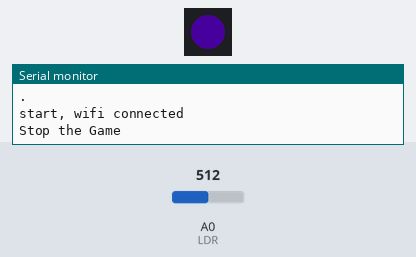
The sketch below on a simulated ESP8266 (NodeMCU). On the bench: 1 RGB LEDs in strip order, left to right, the last lines printed to the serial monitor. Inputs (shaded band) come from the test bench; at power-on: A0 (LDR) = 512. Dim RGB values are drawn brighter than linear; WiFi joins after 1.5 s; servers stay silent unless stated; random numbers use the default seed unless the sketch sets one.

Above: at 9.0 s.
9.1 s: A0 (LDR) set to 21
At 10.56 s:
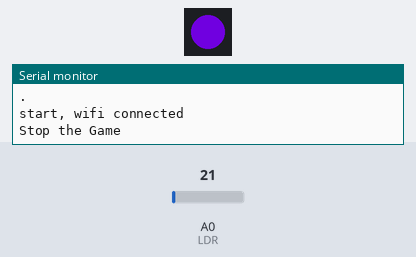
17.0 s: A0 (LDR) set to 18
At 19.9 s:
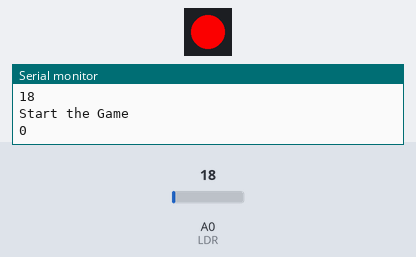
23.9 s: A0 (LDR) set to 34
At 29.6 s:
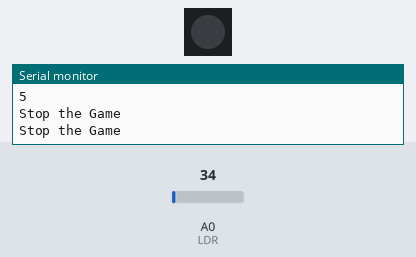
Timing chart, 0 to 35.0 s (numbered marks = the images above; inputs shaded):
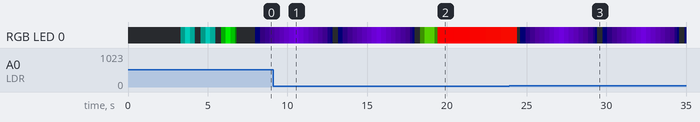

Measured:
- the behaviour switches between 20 and 19 on A0 (LDR) (found by bisection; images 1 and 2)

The sketch:

BaseStation.ino
```cpp
// Server ESP8266 code
// Made by Bart Slot in august 2019.

// This installation/game is for the Nijntje Museum in Utrecht, the Netherlands

// Step 1. Check if light sensor is < 50 light (this is when something is on the light sensor, hopefully the phone)
// Step 2. If yes: Cycle through color ranges of Green and Blue 0-50.
// Step 3. Check the value of the client - is the Button Pressed: Go check the current hue value
// Step 4. If color values match within the correction range (within 30hue value)
// Step 4.1. If the color values do not match: START the error routine. This will check if the button is still pressed, keep on
//          displaying error routine.
// Step 4.2. Match: START the Win routine. This will make both LED's pulsing Green.


// LOAD LIBRARYS
#include <SPI.h>
#include <ESP8266WiFi.h>
#include "FastLED.h"
#ifdef __AVR__
  #include <avr/power.h>
#endif
//-----------------------------------------------------------------------------------------------------------------------------

// AP setup
char ssid[] = "__";                   // SSID of home WiFi
char pass[] = "0636303438";           // password of WiFi
WiFiServer server(80);

IPAddress ip(192,168,1,20);       // the fixed IP address of the server (using DD-WRT - Screenshot as attachment)
IPAddress gateway(192,168,1,1);     // WiFi router's IP
IPAddress subnet(255,255,255,0);

WiFiClient client;

//-----------------------------------------------------------------------------------------------------------------------------

//setup pins
#define LDR A0         // Analog input pin that the ldr is attached to
#define ledPin1 D4     // LED1 pin input
//-----------------------------------------------------------------------------------------------------------------------------

//Variables
bool go = false;
int ldrValue = 0;        // value read from the ldr
int ColorValue = 0;        // value sent to server Just a little test message.
int hue = 0;

//-----------------------------------------------------------------------------------------------------------------------------


//FASTLED Neopixel setup


#if FASTLED_VERSION < 3001000
#error "Requires FastLED 3.1 or later; check github for latest code."
#endif

#define LED_DT      D4
#define BRIGHTNESS  240
#define NUM_LEDS    1
#define COLOR_ORDER GRB
#define LED_TYPE    WS2812


// Global variables can be changed on the fly.
uint8_t hueValue = 128;
uint8_t previousHueValue = 0;
uint8_t max_bright = 128;                                      // Overall brightness definition. It can be changed on the fly.

struct CRGB leds[NUM_LEDS];

CRGBPalette16 currentPalette(CRGB::Black);
CRGBPalette16 targetPalette(OceanColors_p);
TBlendType    currentBlending;                                // NOBLEND or LINEARBLEND

static int16_t dist;                                          // A random number for our noise generator.
uint16_t xscale = 30;                                         // Wouldn't recommend changing this on the fly, or the animation will be really blocky.
uint16_t yscale = 30;                                         // Wouldn't recommend changing this on the fly, or the animation will be really blocky.
uint8_t maxChanges = 24;                                      // Value for blending between palettes.

//-----------------------------------------------------------------------------------------------------------------------------
//SETUP
void setup()
{

  delay(3000);

  Serial.begin(74880);

  pinMode(LDR, INPUT);     // Analog input pin that the ldr is attached to

  LEDS.addLeds<LED_TYPE,LED_DT,COLOR_ORDER>(leds,NUM_LEDS).setCorrection(TypicalLEDStrip); //initalises the ledstrip
  FastLED.setBrightness(BRIGHTNESS);
  set_max_power_in_volts_and_milliamps(5, 500);               // FastLED Power management set at 5V, 500mA.

  dist = random16(12345);                                     // A semi-random number for our noise generator

  client.setSync(true);   // Synchronises both server and client to have the same connection/time/speed.

  ServerStart();                            // starts the WiFi server
  cleanUp(500);

  //END SETUP
} //-----------------------------------------------------------------------------------------------------------------------------
//CLEANUP
void cleanUp(long delayTime){
  for (int i = 0; i<NUM_LEDS; i++) {
    leds[i] = CRGB::Black;
  }
  FastLED.show();
  delay(delayTime);

  //END CLEANUP
}//-----------------------------------------------------------------------------------------------------------------------------
//LOOP
void loop()
{
  int ldrValue = analogRead(LDR); //Check sensor readings
  if (ldrValue < 20) // If phone is on
  {
    Serial.println(ldrValue);
    Serial.println("Start the Game");
    //ONE TIME START GREEN
    FadeInOut(80, 2, 1); //Color (green) / Wait / Times
    go = true; //Bool to stay in game mode

  } else {
    Serial.println("Stop the Game");
    go = false;
    FadeInOut(192, 10, 2); //Color (purple) / Wait / Times

  }
  if(go == true)
  {
      leds[0] = CHSV(hueValue,255,255); //hue, saturation, value
      FastLED.show();
    if(hueValue = 255) { hueValue = 0; } //Reset the HueValue to 0 if 255 (max hue is reached).

    for (int i = 0; i<NUM_LEDS; i++)
    {
      for (hueValue = 0; hueValue < 256; hueValue++)
      {
          Serial.println(hueValue);
          leds[0] = CHSV(hueValue,255,255); //hue, saturation, value
          FastLED.show();
          if(analogRead(LDR) >= 20) {
            break; //get out
          }
          //do Stuff
          String externalColor = client.readStringUntil('\r');
          client.println(hueValue + "\r");  // sends the message to the server


          //delay(200);
          yield();
        }
    }
  }
  //END LOOP

}//-----------------------------------------------------------------------------------------------------------------------------

//FADE IN OUT
void FadeInOut(uint8_t color, uint8_t wait, uint8_t times)
{
  int brightness = 0;

  //Repeat the fade in out X times
  for (int i = 0; i < times; i++)
  {
    //Fade In
    for (int y = 0; y < 256; y++)
    {
      leds[0] = CHSV(color,255,y); //hue, saturation, value
      FastLED.show();
      delay(wait);
    }
    for (int x = 255; x > 0; x--)
    {
        leds[0] = CHSV(color,255,x); //hue, saturation, value
        FastLED.show();
        delay(wait);
    }
    yield();
    return;
  }
  //END FADE IN OUT

}//-----------------------------------------------------------------------------------------------------------------------------

//SERVER START
void ServerStart() {

  WiFi.config(ip, gateway, subnet);
  WiFi.begin(ssid, pass);
  while (WiFi.status() != WL_CONNECTED) {
      Serial.println(".");
      FadeInOut(135, 2, 1); //Color (lightblue) / Wait / Times
  }
  FadeInOut(96, 2, 1); //Color / Wait / Times
  Serial.println("start, wifi connected");
  server.begin();
  delay(500);
}//-----------------------------------------------------------------------------------------------------------------------------
```
